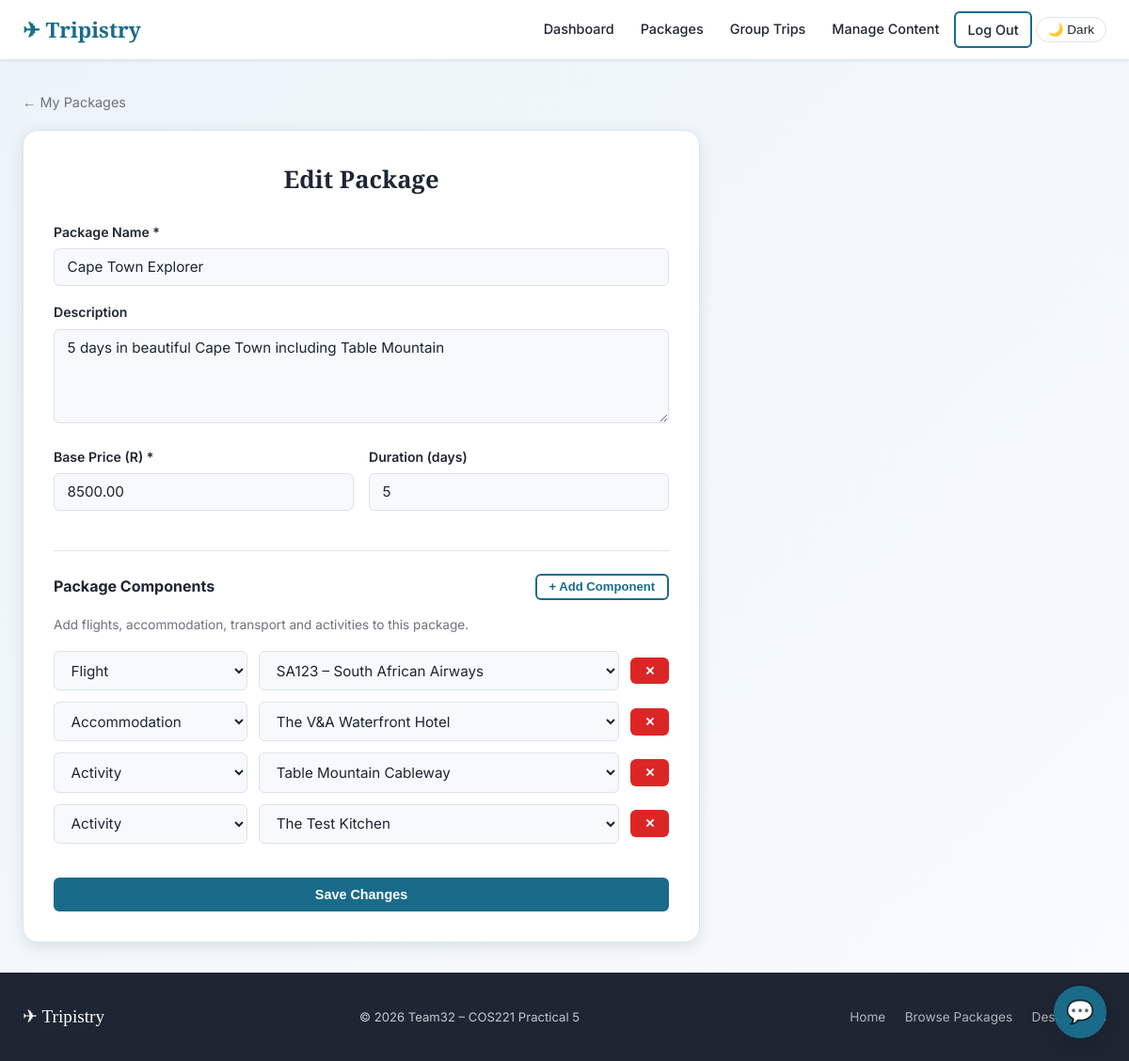
The app's page /tripistry/agency/package_form.php?id=1 (signed in) with its own data.
### tables this page shows
CREATE TABLE `travel_package` (
  `package_id` int(11) NOT NULL AUTO_INCREMENT,
  `agency_id` int(11) NOT NULL,
  `destination_id` int(11) NOT NULL,
  `name` varchar(255) NOT NULL,
  `description` text DEFAULT NULL,
  `base_price` decimal(10,2) NOT NULL,
  `duration_days` int(11) DEFAULT NULL,
  `start_date` date DEFAULT NULL,
  `end_date` date DEFAULT NULL,
  `image_url` varchar(255) DEFAULT NULL,
  `avg_rating` decimal(3,2) DEFAULT 0.00,
  `created_at` timestamp NULL DEFAULT current_timestamp(),
  PRIMARY KEY (`package_id`),
  KEY `agency_id` (`agency_id`),
  KEY `destination_id` (`destination_id`),
  CONSTRAINT `fk_package_agency` FOREIGN KEY (`agency_id`) REFERENCES `travel_agency` (`agency_id`),
  CONSTRAINT `fk_package_destination` FOREIGN KEY (`destination_id`) REFERENCES `destination` (`destination_id`)
);

CREATE TABLE `package_component` (
  `package_component_id` int(11) NOT NULL AUTO_INCREMENT,
  `package_id` int(11) NOT NULL,
  `component_type` enum('flight','accommodation','transport','activity') NOT NULL,
  `component_id` int(11) NOT NULL,
  PRIMARY KEY (`package_component_id`),
  KEY `package_id` (`package_id`),
  CONSTRAINT `fk_pkgcomponent_package` FOREIGN KEY (`package_id`) REFERENCES `travel_package` (`package_id`) ON DELETE CASCADE
);

CREATE TABLE `accommodation` (
  `accommodation_id` int(11) NOT NULL AUTO_INCREMENT,
  `name` varchar(255) NOT NULL,
  `address` varchar(255) DEFAULT NULL,
  `no_bedrooms` int(11) DEFAULT NULL,
  `no_bathrooms` int(11) DEFAULT NULL,
  `price_per_night` decimal(10,2) NOT NULL,
  `destination_id` int(11) NOT NULL,
  `agency_id` int(11) NOT NULL,
  PRIMARY KEY (`accommodation_id`),
  KEY `destination_id` (`destination_id`),
  KEY `agency_id` (`agency_id`),
  CONSTRAINT `fk_accommodation_destination` FOREIGN KEY (`destination_id`) REFERENCES `destination` (`destination_id`),
  CONSTRAINT `fk_accommodation_agency` FOREIGN KEY (`agency_id`) REFERENCES `travel_agency` (`agency_id`)
);

CREATE TABLE `activity` (
  `activity_id` int(11) NOT NULL AUTO_INCREMENT,
  `name` varchar(255) NOT NULL,
  `address` varchar(255) DEFAULT NULL,
  `city` varchar(100) DEFAULT NULL,
  `price` decimal(10,2) DEFAULT NULL,
  `description` text DEFAULT NULL,
  `start_time` datetime DEFAULT NULL,
  `end_time` datetime DEFAULT NULL,
  `destination_id` int(11) NOT NULL,
  `agency_id` int(11) NOT NULL,
  `activity_type` varchar(30) NOT NULL,
  PRIMARY KEY (`activity_id`),
  KEY `destination_id` (`destination_id`),
  KEY `agency_id` (`agency_id`),
  CONSTRAINT `fk_activity_destination` FOREIGN KEY (`destination_id`) REFERENCES `destination` (`destination_id`),
  CONSTRAINT `fk_activity_agency` FOREIGN KEY (`agency_id`) REFERENCES `travel_agency` (`agency_id`)
);

### tripistry/includes/auth.php (called while the page is built, shortened)
<?php
function e(string $s): string {
    return htmlspecialchars($s, ENT_QUOTES | ENT_SUBSTITUTE, 'UTF-8');
}

### tripistry/agency/package_form.php (the view, shortened to what this page needs)
<?php
require_once __DIR__ . '/../includes/auth.php';
$db = get_db();
$agency_id = (int)$_SESSION['agency_id'];
$edit_id = (int)($_GET['id'] ?? 0);
$pkg = null;
$existing_components = [];
if ($edit_id)
{
    $s = $db->prepare("SELECT * FROM travel_package WHERE package_id=? AND agency_id=?");
    $s->execute([$edit_id, $agency_id]);
    $pkg = $s->fetch();
    $s = $db->prepare("SELECT * FROM package_component WHERE package_id=? ORDER BY component_type");
    $s->execute([$edit_id]);
    $existing_components = $s->fetchAll();
}
$flights = $db->prepare("SELECT flight_id AS id, CONCAT(flight_number,' – ',airline) AS label FROM flight WHERE agency_id=?"); $flights->execute([$agency_id]);
$accommodations = $db->prepare("SELECT accommodation_id AS id, name AS label FROM accommodation WHERE agency_id=?"); $accommodations->execute([$agency_id]);
$transports = $db->prepare("SELECT transport_id AS id, CONCAT(type,' (',COALESCE(provider,''),' )') AS label FROM transport WHERE agency_id=?"); $transports->execute([$agency_id]);
$activities = $db->prepare("SELECT activity_id AS id, name AS label FROM activity WHERE agency_id=?"); $activities->execute([$agency_id]);
$comp_options = [
    'flight' => $flights->fetchAll(),
    'accommodation' => $accommodations->fetchAll(),
    'transport' => $transports->fetchAll(),
    'activity' => $activities->fetchAll(),
];
require_once __DIR__ . '/../includes/header.php';
?>
<div style="max-width:720px">
    <a href="<?= BASE_URL ?>/agency/packages.php" class="text-muted" style="font-size:.9rem">← My Packages</a>
    <div class="form-card" style="max-width:100%;margin-top:1rem">
        <h2><?= $edit_id ? 'Edit Package' : 'Create Package' ?></h2>
        <form method="POST" action="<?= BASE_URL ?>/agency/package_form.php<?= $edit_id ? '?id='.$edit_id : '' ?>" data-validate>
            <div class="form-group">
                <label for="name">Package Name *</label>
                <input type="text" id="name" name="name" class="form-control" data-required
                       value="<?= e($_POST['name'] ?? $pkg['name'] ?? '') ?>">
            </div>
            <div class="form-group">
                <label for="description">Description</label>
                <textarea id="description" name="description" class="form-control" rows="3"><?= e($_POST['description'] ?? $pkg['description'] ?? '') ?></textarea>
            </div>
            <div style="display:grid;grid-template-columns:1fr 1fr;gap:1rem">
                <div class="form-group">
                    <label for="base_price">Base Price (R) *</label>
                    <input type="number" id="base_price" name="base_price" class="form-control"
                           min="0" step="0.01" data-required
                           value="<?= e($_POST['base_price'] ?? $pkg['base_price'] ?? '') ?>">
                </div>
                <div class="form-group">
                    <label for="duration_days">Duration (days)</label>
                    <input type="number" id="duration_days" name="duration_days" class="form-control"
                           min="1" value="<?= e($_POST['duration_days'] ?? $pkg['duration_days'] ?? '') ?>">
                </div>
            </div>
            <hr class="divider">
            <div class="flex-between mb-2">
                <h3 style="font-size:1rem">Package Components</h3>
                <button type="button" class="btn btn-outline btn-sm" onclick="addComponentRow()">+ Add Component</button>
            </div>
            <p class="text-muted mb-2" style="font-size:.85rem">Add flights, accommodation, transport and activities to this package.</p>
            <div id="component-rows">
            <?php
            $rows_to_show = !empty($existing_components) ? $existing_components : [['component_type'=>'','component_id'=>'']];
            foreach ($rows_to_show as $row):
            ?>
            <div class="component-row" style="display:flex;gap:.75rem;margin-bottom:.75rem;align-items:center">
                <select name="component_type[]" class="form-control" style="flex:1" onchange="updateComponentSelect(this)">
                    <?php foreach (['flight','accommodation','transport','activity'] as $t): ?>
                    <option value="<?=$t?>" <?= ($row['component_type']==$t)?'selected':'' ?>><?= ucfirst($t) ?></option>
                    <?php endforeach; ?>
                </select>
                <select name="component_id[]" class="form-control" style="flex:2">
                    <?php foreach ($comp_options[$row['component_type'] ?: 'flight'] ?? [] as $opt): ?>
                    <option value="<?= $opt['id'] ?>" <?= ($row['component_id']==$opt['id'])?'selected':'' ?>><?= e($opt['label']) ?></option>
                    <?php endforeach; ?>
                </select>
                <button type="button" class="btn btn-danger btn-sm" onclick="this.parentElement.remove()">✕</button>
            </div>
            <?php endforeach; ?>
            </div>
            <button type="submit" class="btn btn-primary btn-block mt-3"><?= $edit_id ? 'Save Changes' : 'Create Package' ?></button>
        </form>
    </div>
</div>
<?php require_once __DIR__ . '/../includes/footer.php'; ?>

### tripistry/css/style.css (style rules this page uses)
:root { --clr-primary: #1a6b8a; --clr-primary-dark: #134f67; --clr-primary-light: #d0eaf4; --clr-accent: #f5a623; --clr-accent-dark: #c77d0a; --clr-bg: #f7f9fc; --clr-surface: #ffffff; --clr-border: #dde3ec; --clr-text: #1e2533; --clr-text-muted: #6b7280; --clr-text-light: #ffffff; --clr-success: #16a34a; --clr-warning: #d97706; --clr-danger: #dc2626; --clr-info: #0284c7; --max-width: 1200px; --nav-height: 64px; --radius-sm: 6px; --radius-md: 10px; --radius-lg: 16px; --font-body: 'Inter', system-ui, sans-serif; --font-display: 'Playfair Display', Georgia, serif; --shadow-sm: 0 1px 3px rgba(0,0,0,.08); --shadow-md: 0 4px 16px rgba(0,0,0,.10); --shadow-lg: 0 8px 32px rgba(0,0,0,.14); }
*, *::before, *::after { box-sizing: border-box; margin: 0; padding: 0; }
html { scroll-behavior: smooth; }
body { font-family: var(--font-body); background-image: linear-gradient( to bottom right, rgba(215, 234, 244, 0.5), rgba(247, 249, 252, 0.7) ), url('../assets/bg.png'); background-size: cover, 100% auto; background-repeat: no-repeat, repeat-y; background-attachment: fixed; color: var(--clr-text); line-height: 1.6; min-height: 100vh; display: flex; flex-direction: column; }
a { color: var(--clr-primary); text-decoration: none; }
.btn { display: inline-flex; align-items: center; gap: 0.4rem; padding: 0.5rem 1.2rem; border-radius: var(--radius-sm); font-size: 0.9rem; font-weight: 600; cursor: pointer; border: 2px solid transparent; transition: background 0.15s, color 0.15s, border-color 0.15s, transform 0.1s; text-decoration: none; white-space: nowrap; }
.btn-primary { background:var(--clr-primary); color: #fff; }
.btn-outline { border-color: var(--clr-primary); color: var(--clr-primary); background: transparent; }
.btn-danger { background: var(--clr-danger); color: #fff; }
.btn-sm { padding: 0.3rem 0.8rem; font-size: 0.82rem; }
.btn-block { width: 100%; justify-content: center; }
.form-card { background: var(--clr-surface); border: 1px solid var(--clr-border); border-radius: var(--radius-lg); padding: 2rem; box-shadow: var(--shadow-md); max-width: 520px; margin: 0 auto; }
.form-card h2 { font-family: var(--font-display); font-size: 1.6rem; margin-bottom: 1.5rem; text-align: center; }
.form-group { margin-bottom: 1.1rem; }
.form-group label { display: block; font-size: 0.88rem; font-weight: 600; margin-bottom: 0.35rem; }
.form-control { width: 100%; padding: 0.6rem 0.85rem; border: 1.5px solid var(--clr-border); border-radius: var(--radius-sm); font-size: 0.95rem; font-family: var(--font-body); background: var(--clr-bg); transition: border-color 0.15s; color: var(--clr-text); }
select.form-control { cursor: pointer; }
textarea.form-control { resize: vertical; min-height: 100px; }
.text-muted { color: var(--clr-text-muted); }
.mt-3 { margin-top: 1.5rem; }
.mb-2 { margin-bottom: 1rem; }
.flex-between { display: flex; align-items: center; justify-content: space-between; flex-wrap: wrap; gap: 0.5rem; }
.divider { border: none; border-top: 1px solid var(--clr-border); margin: 1.5rem 0; }

### records on screen
travel_package: name "Cape Town Explorer", description "5 days in beautiful Cape Town including Table Mountain", base_price "8500.00", duration_days "5"
package_component: component_type "Flight", component "SA123 – South African Airways"
package_component: component_type "Accommodation", component.name "The V&A Waterfront Hotel"
package_component: component_type "Activity", component.name "Table Mountain Cableway"
package_component: component_type "Activity", component.name "The Test Kitchen"
